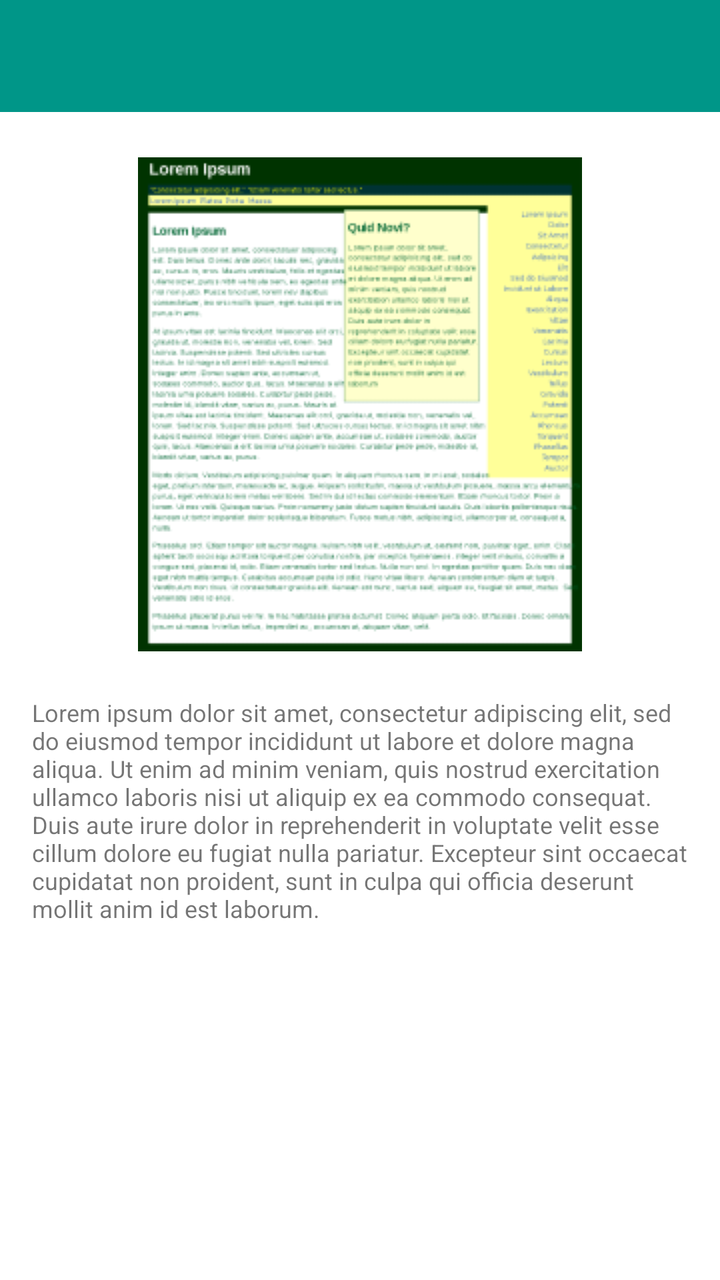
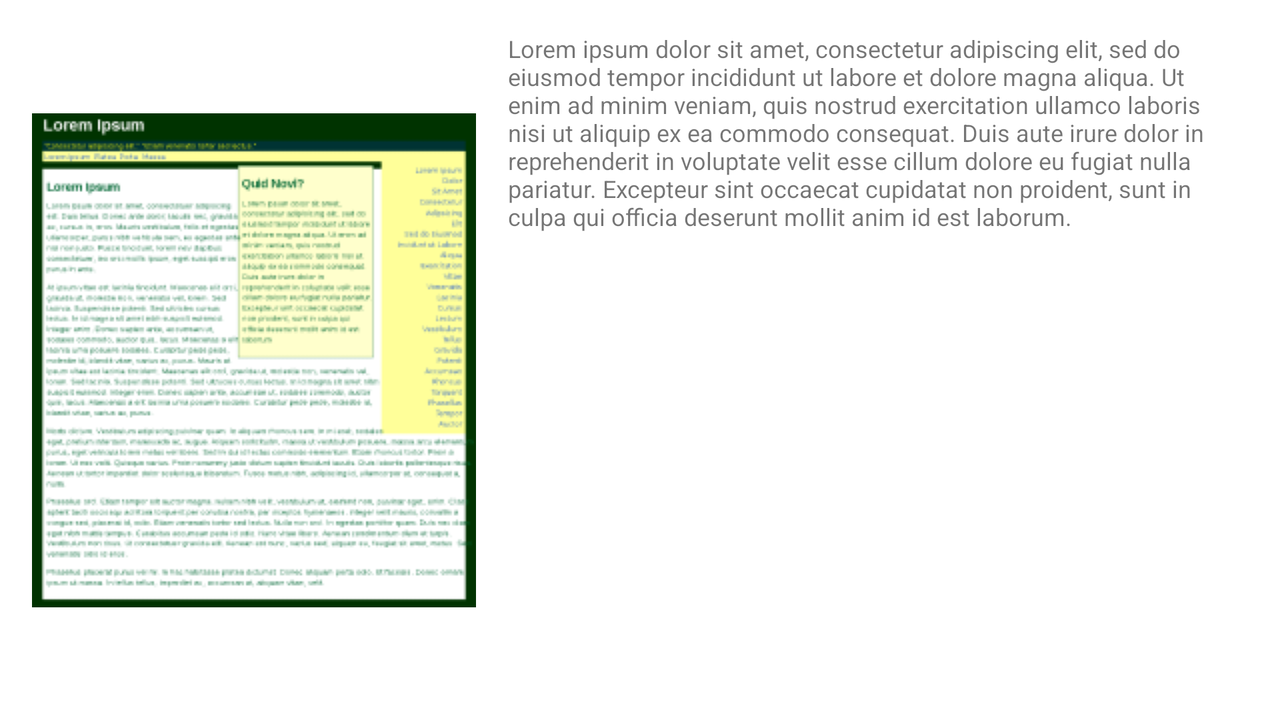

Two renders of one Android screen. The first uses the default layout on a phone; the second uses the alternative layout the repository ships for a different screen configuration, on a matching device. The two XML files are below.
<!-- AndroidManifest.xml: application theme Theme.FirstUI -->
<!-- res/layout/detailed_view.xml -->
<?xml version="1.0" encoding="UTF-8"?>
<LinearLayout xmlns:android="http://schemas.android.com/apk/res/android"
    xmlns:app="http://schemas.android.com/apk/res-auto"
    android:layout_width="match_parent"
    android:layout_height="match_parent"
    android:orientation="vertical"
    android:weightSum="100">

    <com.google.android.material.appbar.AppBarLayout
        android:layout_width="match_parent"
        android:layout_height="wrap_content"
        android:theme="@style/Theme.FirstUI.AppBarOverlay">

        <androidx.appcompat.widget.Toolbar
            android:id="@+id/toolbar"
            android:layout_width="match_parent"
            android:layout_height="@dimen/toolbar_height"
            android:background="@color/toolbar_background"
            app:popupTheme="@style/Theme.FirstUI.PopupOverlay" />

    </com.google.android.material.appbar.AppBarLayout>

    <LinearLayout
        android:layout_width="fill_parent"
        android:layout_height="0dp"
        android:layout_weight="50"
        android:gravity="center">


        <ImageView
            android:id="@+id/fullsize_image"
            android:layout_width="match_parent"
            android:layout_height="match_parent"
            android:layout_margin="@dimen/universal_margin"
            android:scaleType="center"
            app:srcCompat="@drawable/land_image" />
    </LinearLayout>

    <LinearLayout
        android:layout_width="fill_parent"
        android:layout_height="0dp"
        android:layout_weight="50">

        <TextView
            android:layout_width="wrap_content"
            android:layout_height="wrap_content"
            android:layout_marginStart="@dimen/universal_margin"
            android:layout_marginEnd="@dimen/universal_margin"
            android:text="@string/full_lorem_ipsum"
            android:textAppearance="@style/lorem_ipsum"
            android:gravity="top"/>
    </LinearLayout>

</LinearLayout>
<!-- resources referenced by this layout -->
<resources>
  <color name="toolbar_background">#009688</color>
  <dimen name="toolbar_height">56dp</dimen>
  <dimen name="universal_margin">16dp</dimen>
  <!-- drawable land_image: png bitmap (drawable, 44957 bytes) -->
  <string name="full_lorem_ipsum">
          Lorem ipsum dolor sit amet, consectetur adipiscing elit, sed do eiusmod tempor incididunt ut labore et dolore magna aliqua. Ut enim ad minim veniam, quis nostrud exercitation ullamco laboris nisi ut aliquip ex ea commodo consequat. Duis aute irure dolor in reprehenderit in voluptate velit esse cillum dolore eu fugiat nulla pariatur. Excepteur sint occaecat cupidatat non proident, sunt in culpa qui officia deserunt mollit anim id est laborum.
      </string>
  <style name="Theme.FirstUI.AppBarOverlay" parent="ThemeOverlay.AppCompat.Dark.ActionBar" />
  <style name="Theme.FirstUI.PopupOverlay" parent="ThemeOverlay.AppCompat.Light" />
  <style name="lorem_ipsum">
  
          <item name="android:textSize">
              12sp
          </item>
  
          <item name="android:textColor">
              #8A000000
          </item>
  
      </style>
  <style name="Theme.FirstUI" parent="Theme.MaterialComponents.DayNight.DarkActionBar">
          
          <item name="colorPrimary">@color/purple_500</item>
          <item name="colorPrimaryVariant">@color/purple_700</item>
          <item name="colorOnPrimary">@color/white</item>
          
          <item name="colorSecondary">@color/teal_200</item>
          <item name="colorSecondaryVariant">@color/teal_700</item>
          <item name="colorOnSecondary">@color/black</item>
          
          <item name="android:statusBarColor" tools:targetApi="l">#00786d</item>
          
      </style>
  <color name="purple_500">#FF6200EE</color>
  <color name="purple_700">#FF3700B3</color>
  <color name="white">#FFFFFFFF</color>
  <color name="teal_200">#FF03DAC5</color>
  <color name="teal_700">#FF018786</color>
  <color name="black">#FF000000</color>
</resources>
<!-- res/layout-land/detailed_view.xml (the repository's variant of the layout above) -->
<!-- drawn on the phone turned sideways -->
<?xml version="1.0" encoding="UTF-8"?>
<LinearLayout xmlns:android="http://schemas.android.com/apk/res/android"
    xmlns:app="http://schemas.android.com/apk/res-auto"
    xmlns:tools="http://schemas.android.com/tools"
    android:layout_width="match_parent"
    android:layout_height="match_parent"
    android:orientation="horizontal">

    <LinearLayout
        android:layout_width="wrap_content"
        android:layout_height="match_parent"
        android:gravity="center">


        <ImageView
            android:id="@+id/land_image"
            android:layout_width="match_parent"
            android:layout_height="match_parent"
            android:layout_margin="@dimen/universal_margin"
            android:scaleType="center"
            app:srcCompat="@drawable/land_image" />
    </LinearLayout>

    <LinearLayout
        android:layout_width="wrap_content"
        android:layout_height="match_parent">

        <TextView
            android:layout_width="wrap_content"
            android:layout_height="wrap_content"
            android:layout_marginTop="@dimen/universal_margin"
            android:layout_marginEnd="@dimen/universal_margin"
            android:text="@string/full_lorem_ipsum"
            android:textAppearance="@style/lorem_ipsum"
            android:gravity="top"/>
    </LinearLayout>

</LinearLayout>
<!-- resources referenced by the variant -->
<!-- as the phone turned sideways resolves them -->
<resources>
  <dimen name="universal_margin">16dp</dimen>
  <!-- drawable land_image: png bitmap (drawable, 44957 bytes) -->
  <string name="full_lorem_ipsum">
          Lorem ipsum dolor sit amet, consectetur adipiscing elit, sed do eiusmod tempor incididunt ut labore et dolore magna aliqua. Ut enim ad minim veniam, quis nostrud exercitation ullamco laboris nisi ut aliquip ex ea commodo consequat. Duis aute irure dolor in reprehenderit in voluptate velit esse cillum dolore eu fugiat nulla pariatur. Excepteur sint occaecat cupidatat non proident, sunt in culpa qui officia deserunt mollit anim id est laborum.
      </string>
  <style name="lorem_ipsum">
  
          <item name="android:textSize">
              12sp
          </item>
  
          <item name="android:textColor">
              #8A000000
          </item>
  
      </style>
  <style name="Theme.FirstUI" parent="Theme.MaterialComponents.DayNight.DarkActionBar">
          
          <item name="colorPrimary">@color/purple_500</item>
          <item name="colorPrimaryVariant">@color/purple_700</item>
          <item name="colorOnPrimary">@color/white</item>
          
          <item name="colorSecondary">@color/teal_200</item>
          <item name="colorSecondaryVariant">@color/teal_700</item>
          <item name="colorOnSecondary">@color/black</item>
          
          <item name="android:statusBarColor" tools:targetApi="l">#00786d</item>
          
      </style>
  <color name="purple_500">#FF6200EE</color>
  <color name="purple_700">#FF3700B3</color>
  <color name="white">#FFFFFFFF</color>
  <color name="teal_200">#FF03DAC5</color>
  <color name="teal_700">#FF018786</color>
  <color name="black">#FF000000</color>
</resources>
